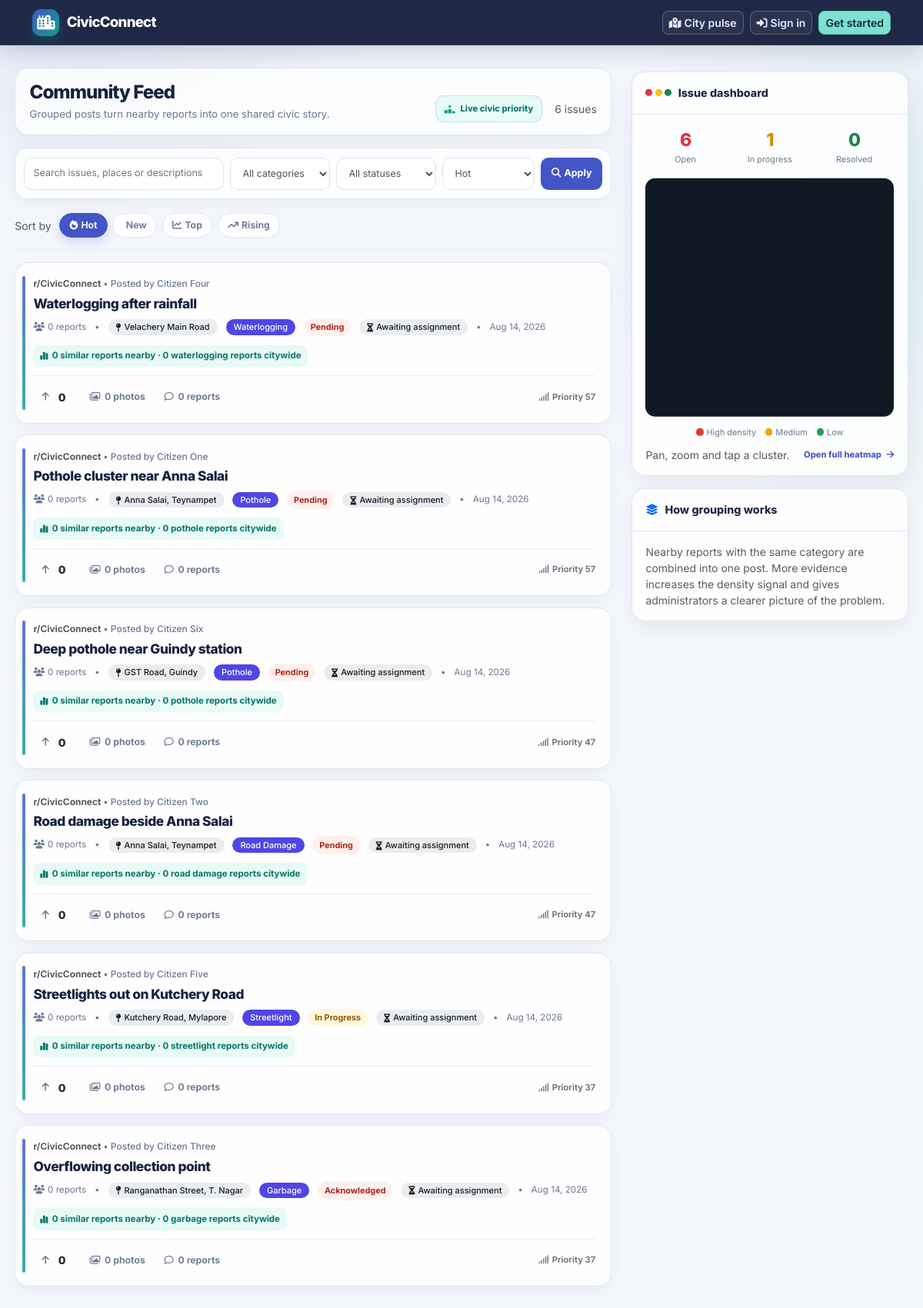
Page /pages/publicFeed/index.php on the committed database.
### tables this page shows
CREATE TABLE `issues` (
  `id` int(11) NOT NULL,
  `user_id` int(11) NOT NULL,
  `title` varchar(255) DEFAULT NULL,
  `description` text DEFAULT NULL,
  `category` enum('pothole','garbage','streetlight','waterlogging','road_damage','encroachment','graffiti','open_drain','fallen_tree','unknown','other') NOT NULL,
  `department` varchar(50) NOT NULL DEFAULT 'municipal',
  `severity` tinyint(4) NOT NULL DEFAULT 1 CHECK (`severity` between 1 and 5),
  `status` enum('pending','acknowledged','in_progress','resolved','rejected') DEFAULT 'pending',
  `lat` decimal(10,8) NOT NULL,
  `lng` decimal(11,8) NOT NULL,
  `geohash` varchar(12) NOT NULL,
  `address` varchar(500) DEFAULT NULL,
  `ward_id` int(11) DEFAULT NULL,
  `upvote_count` int(11) DEFAULT 0,
  `is_verified` tinyint(1) DEFAULT 0,
  `ai_confidence` decimal(4,3) DEFAULT NULL,
  `is_manipulated` tinyint(1) DEFAULT 0,
  `priority_score` decimal(10,4) DEFAULT 0.0000,
  `parent_issue_id` int(11) DEFAULT NULL,
  `is_recurring` tinyint(1) NOT NULL DEFAULT 0,
  `recurrence_of` int(11) DEFAULT NULL,
  `created_at` timestamp NOT NULL DEFAULT current_timestamp(),
  `updated_at` timestamp NOT NULL DEFAULT current_timestamp() ON UPDATE current_timestamp(),
  `resolved_at` timestamp NULL DEFAULT NULL
);

CREATE TABLE `users` (
  `id` int(11) NOT NULL,
  `name` varchar(100) NOT NULL,
  `email` varchar(255) NOT NULL,
  `password_hash` varchar(255) NOT NULL,
  `role` enum('citizen','worker','admin') NOT NULL DEFAULT 'citizen',
  `department` varchar(50) DEFAULT NULL,
  `ward_id` int(11) DEFAULT NULL,
  `city` varchar(100) DEFAULT NULL,
  `phone` varchar(15) DEFAULT NULL,
  `is_active` tinyint(1) DEFAULT 1,
  `created_at` timestamp NOT NULL DEFAULT current_timestamp()
);

### pages/publicFeed/index.php (the view, shortened to what the rows shown need)
<?php
require __DIR__ . '/../../bootstrap.php';
$bootstrapData = bootstrapAccounts();
extract($bootstrapData);
$viewer = sessionUser();
$requestedSort = strtolower((string) ($_GET['sort'] ?? 'hot'));
$sort = in_array($requestedSort, ['hot', 'new', 'top', 'rising'], true) ? $requestedSort : 'hot';
$category = strtolower(trim((string) ($_GET['category'] ?? '')));
$status = strtolower(trim((string) ($_GET['status'] ?? '')));
$query = substr(trim((string) ($_GET['q'] ?? '')), 0, 100);
$page = max(1, (int) ($_GET['page'] ?? 1));
$feedData = fetchPublicFeedPageData($db instanceof PDO ? $db : null, $viewer, [
  'page' => $page,
  'sort' => $sort,
  'category' => $category,
  'status' => $status,
  'query' => $query,
]);
extract($feedData);
$e = static fn (mixed $value): string => htmlspecialchars((string) $value, ENT_QUOTES, 'UTF-8');
$uiStatus = static fn (?string $value): string => $value === 'pending' || $value === 'acknowledged' ? 'open' : (string) $value;
?>
<!doctype html>
<html lang="en" data-theme="light">
<head>
  <link href="https://cdn.jsdelivr.net/npm/bootstrap@5.3.3/dist/css/bootstrap.min.css" rel="stylesheet">
  <link rel="stylesheet" href="https://cdnjs.cloudflare.com/ajax/libs/font-awesome/6.4.0/css/all.min.css">
  <link rel="stylesheet" href="https://unpkg.com/maplibre-gl@4.7.1/dist/maplibre-gl.css">
  <link rel="stylesheet" href="<?= $e($urlForAssets . 'css/civic-ui.css') ?>">
</head>
<body>
  <main class="feed-layout">
    <section class="feed-column">
      <div class="feed-heading"><div><h1>Community Feed</h1><p>Grouped posts turn nearby reports into one shared civic story.</p></div><div class="d-flex align-items-center gap-3"><span class="feed-priority-note"><i class="fas fa-ranking-star"></i>Live civic priority</span><span class="small text-muted"><?= (int) ($feed['pagination']['total'] ?? 0) ?> issues</span></div></div>
      <?php if ($feed['items'] === []): ?>
        <div class="feed-empty"><i class="fas fa-city fa-2x mb-3"></i><h2 class="h5 fw-bold">No issues match these filters</h2><p class="mb-3">Be the first person to report a problem in this area.</p><a class="btn btn-primary" href="<?= $e($urlForReport) ?>">Report an issue</a></div>
      <?php else: ?>
        <?php foreach ($feed['items'] as $issue): ?>
          <?php $displayStatus = $uiStatus($issue['status']); ?>
          <article class="feed-post" id="issue-<?= (int) $issue['id'] ?>">
            <div class="post-header"><span>r/CivicConnect <span>&bull; Posted by <?= $e($issue['reporter_name'] ?: 'the community') ?></span></span></div>
            <a class="post-title" href="<?= $e($urlForIssueDetail . '?id=' . (int) $issue['id']) ?>"><?= $e($issue['title'] ?: issueCategoryLabel($issue['category'])) ?></a>
            <div class="post-meta"><span><i class="fas fa-users me-1"></i><?= (int) $issue['report_count'] ?> report<?= (int) $issue['report_count'] === 1 ? '' : 's' ?></span><span>&bull;</span><span class="badge-location"><i class="fas fa-map-pin me-1"></i><?= $e($issue['address'] ?: 'Location recorded') ?></span><span class="badge-type"><?= $e(issueCategoryLabel($issue['category'])) ?></span><span class="badge-status <?= $e($displayStatus) ?>"><?= $e(issueStatusLabel($issue['status'])) ?></span><?php if (!empty($issue['assigned_worker_name'])): ?><span class="badge-assignment"><i class="fas fa-helmet-safety me-1"></i>Assigned to <?= $e($issue['assigned_worker_name']) ?><?php if (!empty($issue['assigned_by_name'])): ?> by <?= $e($issue['assigned_by_name']) ?><?php endif; ?><?= empty($issue['assignment_completed_at']) ? '' : ' · Completed' ?></span><?php else: ?><span class="badge-location"><i class="fas fa-hourglass-half me-1"></i>Awaiting assignment</span><?php endif; ?><span>&bull;</span><span><?= $e(date('M d, Y', strtotime((string) $issue['created_at']))) ?></span></div>
            <div class="community-signal"><i class="fas fa-chart-simple"></i><?= (int) ($issue['nearby_similar_reports'] ?? 0) ?> similar reports nearby · <?= (int) ($issue['city_similar_reports'] ?? 0) ?> <?= $e(strtolower(issueCategoryLabel($issue['category']))) ?> reports citywide</div>
            <div class="post-actions"><button class="vote-btn <?= $issue['viewer_upvoted'] ? 'voted-up' : '' ?>" type="button" data-upvote-id="<?= (int) $issue['id'] ?>" aria-pressed="<?= $issue['viewer_upvoted'] ? 'true' : 'false' ?>"><i class="fas fa-arrow-up"></i><span class="vote-count"><?= formatNumber((int) $issue['upvote_count']) ?></span></button><button class="action-btn post-detail-btn" type="button" data-detail-id="<?= (int) $issue['id'] ?>"><i class="far fa-images"></i> <?= (int) $issue['image_count'] ?> photos</button><button class="action-btn post-detail-btn" type="button" data-detail-id="<?= (int) $issue['id'] ?>"><i class="far fa-comment"></i> <?= (int) $issue['report_count'] ?> reports</button><span class="post-score"><i class="fas fa-signal me-1"></i>Priority <?= number_format((float) $issue['priority_score'], 0) ?></span></div>
          </article>
        <?php endforeach; ?>
      <?php endif; ?>
    </section>
    <aside class="feed-sidebar">
      <div class="side-card"><div class="side-card-body"><div class="stat-grid"><div><div class="stat-number stat-open"><?= (int) $cityStats['open'] ?></div><div class="stat-label">Open</div></div><div><div class="stat-number stat-progress"><?= (int) $cityStats['in_progress'] ?></div><div class="stat-label">In progress</div></div></div></div></div>
    </aside>
  </main>
</body>
</html>

### rows in the picture
issues: id "6", user.name "Citizen Six", title "Deep pothole near Guindy station", report_count "0", address "GST Road, Guindy", category "Pothole", status "Pending", created_at "Aug 14, 2026", nearby_similar_reports "0", city_similar_reports "0", category "pothole", upvote_count "0", image_count "0", priority_score "47", is_verified "1"
issues: user.name "Citizen Four", title "Waterlogging after rainfall", report_count "0", address "Velachery Main Road", category "Waterlogging", status "Pending", created_at "Aug 14, 2026", nearby_similar_reports "0", city_similar_reports "0", category "waterlogging", upvote_count "0", image_count "0", priority_score "57"
issues: user.name "Citizen One", title "Pothole cluster near Anna Salai", report_count "0", address "Anna Salai, Teynampet", category "Pothole", status "Pending", created_at "Aug 14, 2026", nearby_similar_reports "0", city_similar_reports "0", category "pothole", upvote_count "0", image_count "0", priority_score "57"
issues: user.name "Citizen Two", title "Road damage beside Anna Salai", report_count "0", address "Anna Salai, Teynampet", category "Road Damage", status "Pending", created_at "Aug 14, 2026", nearby_similar_reports "0", city_similar_reports "0", category "road damage", upvote_count "0", image_count "0", priority_score "47"
issues: user.name "Citizen Five", title "Streetlights out on Kutchery Road", report_count "0", address "Kutchery Road, Mylapore", category "Streetlight", status "In Progress", created_at "Aug 14, 2026", nearby_similar_reports "0", city_similar_reports "0", category "streetlight", upvote_count "0", image_count "0", priority_score "37"
issues: user.name "Citizen Three", title "Overflowing collection point", report_count "0", address "Ranganathan Street, T. Nagar", category "Garbage", status "Acknowledged", created_at "Aug 14, 2026", nearby_similar_reports "0", city_similar_reports "0", category "garbage", upvote_count "0", image_count "0", priority_score "37"

### other values in the picture
$e($sortLabel) "Hot"
$e($sortLabel) "New"
$e($sortLabel) "Top"
$e($sortLabel) "Rising"
$cityStats['resolved'] "0"
form field sort "Hot"
